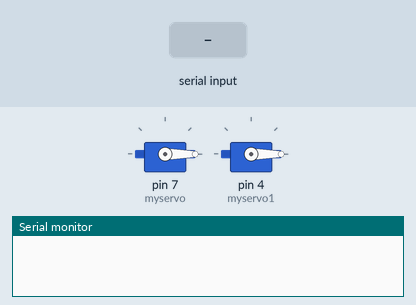
Recording of a sketch running on a simulated Arduino Uno, built with avr-gcc and run on an emulated ATmega328P. Shown: 2 × servo, the last lines printed to the serial monitor. Inputs (shaded band) come from the test bench.

Above: at 1.2 s.
1.3 s: "30,150\n" received over the second serial link
At 2.4 s:
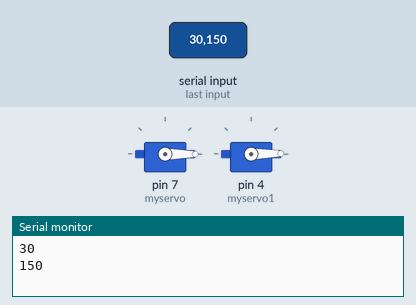
2.8 s: "200\n" received over the second serial link
At 3.5 s:
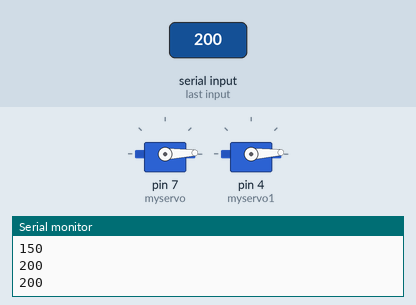
Timing chart, 0 to 5.8 s (numbered marks = the images above; inputs shaded):
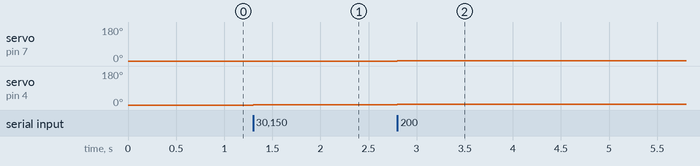

Measured:
- after the input at 1.3 s, servo on pin 4 (myservo1): 0° → 1° at once
- after the input at 2.8 s, servo on pin 7 (myservo): 0° → 2° at once; servo on pin 4 (myservo1): 1° → 3° at once

The sketch:

bluetooth_0416.ino
```cpp
#include <SoftwareSerial.h>
#include "Servo.h" //서보 라이브러리
Servo myservo;
Servo myservo1;//서보객체


const int rx = 2; //Bluetooth TX 핀
const int tx = 3; //Bluetooth RX 핀
SoftwareSerial mySerial (rx, tx);
int gak1;
int gak2;
void setup() {

  mySerial.begin(9600);    //시리얼 통신 9600 통신속도로 시작
  Serial.begin(9600);

  gak1=0;
  gak2=0;

  myservo.attach(7);   //서보 시그널 핀설정
  myservo.write(0);     //서보 초기각도 0도 설정
  myservo1.attach(4);   //서보 시그널 핀설정
  myservo1.write(0);     //서보 초기각도 0도 설정
}
void loop() {

  if (mySerial.available() > 0) { //데이터가 수신되는지 확인


      String inString = mySerial.readStringUntil('\n');
      int index1 = inString.indexOf(',');
      //int index2 =  inString.indexOf(':');
      int index2 = inString.length();
      //Serial.println(index1);
      //Serial.println(index2);
      int inString1 = inString.substring(0, index1).toInt();
      int inString2 = inString.substring(index1+1,index2).toInt();
      //int inString3 = inString.substring(index2+1,index3).toInt();
      Serial.println(inString1);
      Serial.println(inString2);
      gak1+=inString1/100;
      gak2+=inString2/100;
      myservo.write(gak1);
      myservo1.write(gak2);
      if(gak1>100||gak2>100)
      {
        gak1=0;
        gak2=0;
      }
    //String stringsum=inString1+inString2;
      mySerial.println(inString);
     }
  }
```
